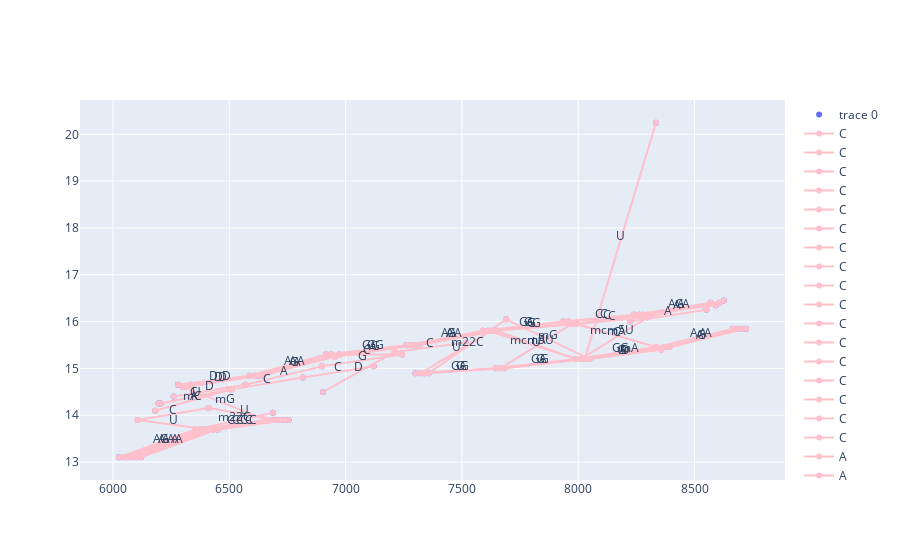
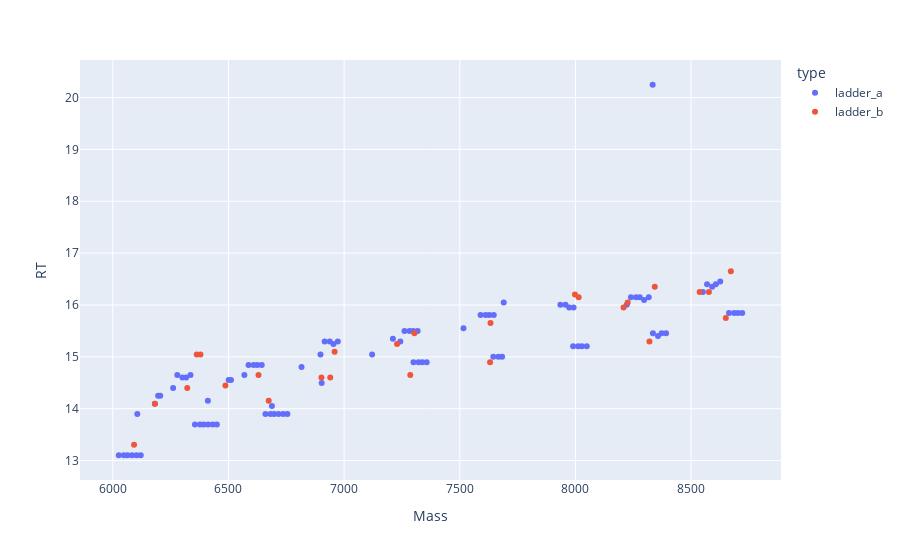

The notebook cell saved with these charts, in order:
### Code cell
# direct sequencing

df_top = df_src[(df_src.Mass>6000)&(df_src.Mass<8800)].sort_values('Vol', ascending=False).iloc[:100].copy()
# df_top = df_src.copy()
# plotly_zone(df_top4
df_salts = list()
for salt in [21.9819, 37.9558, 34.9694, 27.9949, 56.92]:
    df_salt = match_dfs(df_top, df_top, shift=salt)
#     df_top = df_top.drop(df_salt.index)
    df_salts.append(df_salt)
df_salts = pd.concat(df_salts)
# plotly_zones(df_top, df_salts)

bcr = base_calling_random(df_top)
plotly_basecalling(*bcr, annotate=False)
# groups = basecalling_groups(df_top)
# plotly_basecalling(*groups[0], annotate=False)

dfm1 = match_dfs(bcr[0], df_src, shift=-1*M)
dfm2 = match_dfs(bcr[0], df_src, shift=1*M)
# plotly_multi_zones([bcr[0], dfm1, dfm2])
plotly_zones(bcr[0], dfm1)

### Figure 1 — Plotly figure (JSON) as saved in the notebook; plotly's stock layout.template omitted (floating-point values rounded to 4 significant figures)
{"data": [{"mode": "markers", "type": "scatter", "x": [6660.0, 6355.0, 6587.0, 7261.0, 6916.0, 8240.0, 8664.0, 7300.0, 7645.0, 6279.0, 6026.0, 6393.0, 7990.0, 6698.0, 7590.0, 7935.0, 8335.0, 6412.0, 8569.0, 6717.0, 6083.0, 6064.0, 8702.0, 7338.0, 6682.0, 6625.0, 8334.0, 7683.0, 6377.0, 8278.0, 8721.0, 7299.0, 8028.0, 8373.0, 6644.0, 6317.0, 6954.0, 7318.0, 6569.0, 8607.0, 7628.0, 8297.0, 6609.0, 6816.0, 6973.0, 7973.0, 6511.0, 6737.0, 7283.0, 6336.0, 8686.0, 6048.0, 6261.0, 6432.0, 7667.0, 8222.0, 8392.0, 8262.0, 8012.0, 8626.0, 6938.0, 6755.0, 6196.0, 6182.0, 7322.0, 7992.0, 7647.0, 6301.0, 7357.0, 6205.0, 7243.0, 6450.0, 6121.0, 6106.0, 8357.0, 7612.0, 6103.0, 6903.0, 7690.0, 6501.0, 6688.0, 7957.0, 7121.0, 6898.0, 8049.0, 8551.0, 8591.0, 8317.0, 7516.0, 7211.0, 6411.0], "y": [13.9, 13.7, 14.84, 15.5, 15.3, 16.15, 15.85, 14.9, 15.0, 14.65, 13.1, 13.7, 15.2, 13.9, 15.8, 16.0, 15.46, 13.7, 16.4, 13.9, 13.1, 13.1, 15.85, 14.9, 13.9, 14.84, 20.25, 15.0, 13.7, 16.15, 15.85, 15.5, 15.2, 15.46, 14.84, 14.6, 15.25, 15.5, 14.65, 16.4, 15.8, 16.1, 14.84, 14.8, 15.3, 15.95, 14.55, 13.9, 15.5, 14.65, 15.85, 13.1, 14.4, 13.7, 15.0, 16.0, 15.46, 16.15, 15.2, 16.45, 15.3, 13.9, 14.25, 14.1, 14.9, 15.95, 15.8, 14.6, 14.9, 14.25, 15.3, 13.7, 13.1, 13.9, 15.4, 15.8, 13.1, 14.5, 16.05, 14.55, 14.05, 16.0, 15.04, 15.04, 15.2, 16.25, 16.35, 16.15, 15.55, 15.35, 14.15]}, {"line": {"color": "pink"}, "mode": "lines+markers", "name": "C", "type": "scatter", "x": [6660.0, 6355.0], "y": [13.9, 13.7]}, {"line": {"color": "pink"}, "mode": "lines+markers", "name": "C", "type": "scatter", "x": [8240.0, 7935.0], "y": [16.15, 16.0]}, {"line": {"color": "pink"}, "mode": "lines+markers", "name": "C", "type": "scatter", "x": [6393.0, 6698.0], "y": [13.7, 13.9]}, {"line": {"color": "pink"}, "mode": "lines+markers", "name": "C", "type": "scatter", "x": [6412.0, 6717.0], "y": [13.7, 13.9]}, {"line": {"color": "pink"}, "mode": "lines+markers", "name": "C", "type": "scatter", "x": [6682.0, 6377.0], "y": [13.9, 13.7]}, {"line": {"color": "pink"}, "mode": "lines+markers", "name": "C", "type": "scatter", "x": [8278.0, 7973.0], "y": [16.15, 15.95]}, {"line": {"color": "pink"}, "mode": "lines+markers", "name": "C", "type": "scatter", "x": [8297.0, 7992.0], "y": [16.1, 15.95]}, {"line": {"color": "pink"}, "mode": "lines+markers", "name": "C", "type": "scatter", "x": [6816.0, 6511.0], "y": [14.8, 14.55]}, {"line": {"color": "pink"}, "mode": "lines+markers", "name": "C", "type": "scatter", "x": [6737.0, 6432.0], "y": [13.9, 13.7]}, {"line": {"color": "pink"}, "mode": "lines+markers", "name": "C", "type": "scatter", "x": [8262.0, 7957.0], "y": [16.15, 16.0]}, {"line": {"color": "pink"}, "mode": "lines+markers", "name": "C", "type": "scatter", "x": [6755.0, 6450.0], "y": [13.9, 13.7]}, {"line": {"color": "pink"}, "mode": "lines+markers", "name": "C", "type": "scatter", "x": [6938.0, 7243.0], "y": [15.3, 15.3]}, {"line": {"color": "pink"}, "mode": "lines+markers", "name": "C", "type": "scatter", "x": [6196.0, 6501.0], "y": [14.25, 14.55]}, {"line": {"color": "pink"}, "mode": "lines+markers", "name": "C", "type": "scatter", "x": [6816.0, 7121.0], "y": [14.8, 15.04]}, {"line": {"color": "pink"}, "mode": "lines+markers", "name": "C", "type": "scatter", "x": [8012.0, 8317.0], "y": [15.2, 16.15]}, {"line": {"color": "pink"}, "mode": "lines+markers", "name": "C", "type": "scatter", "x": [7516.0, 7211.0], "y": [15.55, 15.35]}, {"line": {"color": "pink"}, "mode": "lines+markers", "name": "C", "type": "scatter", "x": [6106.0, 6411.0], "y": [13.9, 14.15]}, {"line": {"color": "pink"}, "mode": "lines+markers", "name": "A", "type": "scatter", "x": [6355.0, 6026.0], "y": [13.7, 13.1]}, {"line": {"color": "pink"}, "mode": "lines+markers", "name": "A", "type": "scatter", "x": [6587.0, 6916.0], "y": [14.84, 15.3]}, {"line": {"color": "pink"}, "mode": "lines+markers", "name": "A", "type": "scatter", "x": [8664.0, 8335.0], "y": [15.85, 15.46]}, {"line": {"color": "pink"}, "mode": "lines+markers", "name": "A", "type": "scatter", "x": [6393.0, 6064.0], "y": [13.7, 13.1]}, {"line": {"color": "pink"}, "mode": "lines+markers", "name": "A", "type": "scatter", "x": [7261.0, 7590.0], "y": [15.5, 15.8]}, {"line": {"color": "pink"}, "mode": "lines+markers", "name": "A", "type": "scatter", "x": [6412.0, 6083.0], "y": [13.7, 13.1]}, {"line": {"color": "pink"}, "mode": "lines+markers", "name": "A", "type": "scatter", "x": [8240.0, 8569.0], "y": [16.15, 16.4]}, {"line": {"color": "pink"}, "mode": "lines+markers", "name": "A", "type": "scatter", "x": [8702.0, 8373.0], "y": [15.85, 15.46]}, {"line": {"color": "pink"}, "mode": "lines+markers", "name": "A", "type": "scatter", "x": [6377.0, 6048.0], "y": [13.7, 13.1]}, {"line": {"color": "pink"}, "mode": "lines+markers", "name": "A", "type": "scatter", "x": [8721.0, 8392.0], "y": [15.85, 15.46]}, {"line": {"color": "pink"}, "mode": "lines+markers", "name": "A", "type": "scatter", "x": [6625.0, 6954.0], "y": [14.84, 15.25]}, {"line": {"color": "pink"}, "mode": "lines+markers", "name": "A", "type": "scatter", "x": [8278.0, 8607.0], "y": [16.15, 16.4]}, {"line": {"color": "pink"}, "mode": "lines+markers", "name": "A", "type": "scatter", "x": [7299.0, 7628.0], "y": [15.5, 15.8]}, {"line": {"color": "pink"}, "mode": "lines+markers", "name": "A", "type": "scatter", "x": [6644.0, 6973.0], "y": [14.84, 15.3]}, {"line": {"color": "pink"}, "mode": "lines+markers", "name": "A", "type": "scatter", "x": [6511.0, 6182.0], "y": [14.55, 14.1]}, {"line": {"color": "pink"}, "mode": "lines+markers", "name": "A", "type": "scatter", "x": [6954.0, 7283.0], "y": [15.25, 15.5]}, {"line": {"color": "pink"}, "mode": "lines+markers", "name": "A", "type": "scatter", "x": [8686.0, 8357.0], "y": [15.85, 15.4]}, {"line": {"color": "pink"}, "mode": "lines+markers", "name": "A", "type": "scatter", "x": [6432.0, 6103.0], "y": [13.7, 13.1]}, {"line": {"color": "pink"}, "mode": "lines+markers", "name": "A", "type": "scatter", "x": [7338.0, 7667.0], "y": [14.9, 15.0]}, {"line": {"color": "pink"}, "mode": "lines+markers", "name": "A", "type": "scatter", "x": [7683.0, 8012.0], "y": [15.0, 15.2]}, {"line": {"color": "pink"}, "mode": "lines+markers", "name": "A", "type": "scatter", "x": [8297.0, 8626.0], "y": [16.1, 16.45]}, {"line": {"color": "pink"}, "mode": "lines+markers", "name": "A", "type": "scatter", "x": [6609.0, 6938.0], "y": [14.84, 15.3]}, {"line": {"color": "pink"}, "mode": "lines+markers", "name": "A", "type": "scatter", "x": [7318.0, 7647.0], "y": [15.5, 15.8]}, {"line": {"color": "pink"}, "mode": "lines+markers", "name": "A", "type": "scatter", "x": [6450.0, 6121.0], "y": [13.7, 13.1]}, {"line": {"color": "pink"}, "mode": "lines+markers", "name": "A", "type": "scatter", "x": [8028.0, 8357.0], "y": [15.2, 15.4]}, {"line": {"color": "pink"}, "mode": "lines+markers", "name": "A", "type": "scatter", "x": [7283.0, 7612.0], "y": [15.5, 15.8]}, {"line": {"color": "pink"}, "mode": "lines+markers", "name": "A", "type": "scatter", "x": [7628.0, 7957.0], "y": [15.8, 16.0]}, {"line": {"color": "pink"}, "mode": "lines+markers", "name": "A", "type": "scatter", "x": [6569.0, 6898.0], "y": [14.65, 15.04]}, {"line": {"color": "pink"}, "mode": "lines+markers", "name": "A", "type": "scatter", "x": [8222.0, 8551.0], "y": [16.0, 16.25]}, {"line": {"color": "pink"}, "mode": "lines+markers", "name": "A", "type": "scatter", "x": [8262.0, 8591.0], "y": [16.15, 16.35]}, {"line": {"color": "pink"}, "mode": "lines+markers", "name": "G", "type": "scatter", "x": [7261.0, 6916.0], "y": [15.5, 15.3]}, {"line": {"color": "pink"}, "mode": "lines+markers", "name": "G", "type": "scatter", "x": [7300.0, 7645.0], "y": [14.9, 15.0]}, {"line": {"color": "pink"}, "mode": "lines+markers", "name": "G", "type": "scatter", "x": [6393.0, 6048.0], "y": [13.7, 13.1]}, {"line": {"color": "pink"}, "mode": "lines+markers", "name": "G", "type": "scatter", "x": [7645.0, 7990.0], "y": [15.0, 15.2]}, {"line": {"color": "pink"}, "mode": "lines+markers", "name": "G", "type": "scatter", "x": [7590.0, 7935.0], "y": [15.8, 16.0]}, {"line": {"color": "pink"}, "mode": "lines+markers", "name": "G", "type": "scatter", "x": [7990.0, 8335.0], "y": [15.2, 15.46]}, {"line": {"color": "pink"}, "mode": "lines+markers", "name": "G", "type": "scatter", "x": [8702.0, 8357.0], "y": [15.85, 15.4]}, {"line": {"color": "pink"}, "mode": "lines+markers", "name": "G", "type": "scatter", "x": [7338.0, 7683.0], "y": [14.9, 15.0]}, {"line": {"color": "pink"}, "mode": "lines+markers", "name": "G", "type": "scatter", "x": [7299.0, 6954.0], "y": [15.5, 15.25]}, {"line": {"color": "pink"}, "mode": "lines+markers", "name": "G", "type": "scatter", "x": [7683.0, 8028.0], "y": [15.0, 15.2]}, {"line": {"color": "pink"}, "mode": "lines+markers", "name": "G", "type": "scatter", "x": [8028.0, 8373.0], "y": [15.2, 15.46]}, {"line": {"color": "pink"}, "mode": "lines+markers", "name": "G", "type": "scatter", "x": [6954.0, 6609.0], "y": [15.25, 14.84]}, {"line": {"color": "pink"}, "mode": "lines+markers", "name": "G", "type": "scatter", "x": [7318.0, 6973.0], "y": [15.5, 15.3]}, {"line": {"color": "pink"}, "mode": "lines+markers", "name": "G", "type": "scatter", "x": [8607.0, 8262.0], "y": [16.4, 16.15]}, {"line": {"color": "pink"}, "mode": "lines+markers", "name": "G", "type": "scatter", "x": [7628.0, 7283.0], "y": [15.8, 15.5]}, {"line": {"color": "pink"}, "mode": "lines+markers", "name": "G", "type": "scatter", "x": [7628.0, 7973.0], "y": [15.8, 15.95]}, {"line": {"color": "pink"}, "mode": "lines+markers", "name": "G", "type": "scatter", "x": [7283.0, 6938.0], "y": [15.5, 15.3]}, {"line": {"color": "pink"}, "mode": "lines+markers", "name": "G", "type": "scatter", "x": [7667.0, 7322.0], "y": [15.0, 14.9]}, {"line": {"color": "pink"}, "mode": "lines+markers", "name": "G", "type": "scatter", "x": [7667.0, 8012.0], "y": [15.0, 15.2]}, {"line": {"color": "pink"}, "mode": "lines+markers", "name": "G", "type": "scatter", "x": [7992.0, 7647.0], "y": [15.95, 15.8]}, {"line": {"color": "pink"}, "mode": "lines+markers", "name": "G", "type": "scatter", "x": [7243.0, 6898.0], "y": [15.3, 15.04]}, {"line": {"color": "pink"}, "mode": "lines+markers", "name": "G", "type": "scatter", "x": [8012.0, 8357.0], "y": [15.2, 15.4]}, {"line": {"color": "pink"}, "mode": "lines+markers", "name": "G", "type": "scatter", "x": [7612.0, 7957.0], "y": [15.8, 16.0]}, {"line": {"color": "pink"}, "mode": "lines+markers", "name": "U", "type": "scatter", "x": [6412.0, 6106.0], "y": [13.7, 13.9]}, {"line": {"color": "pink"}, "mode": "lines+markers", "name": "U", "type": "scatter", "x": [6717.0, 6411.0], "y": [13.9, 14.15]}, {"line": {"color": "pink"}, "mode": "lines+markers", "name": "U", "type": "scatter", "x": [8334.0, 8028.0], "y": [20.25, 15.2]}, {"line": {"color": "pink"}, "mode": "lines+markers", "name": "U", "type": "scatter", "x": [7628.0, 7322.0], "y": [15.8, 14.9]}, {"line": {"color": "pink"}, "mode": "lines+markers", "name": "U", "type": "scatter", "x": [7973.0, 7667.0], "y": [15.95, 15.0]}, {"line": {"color": "pink"}, "mode": "lines+markers", "name": "U", "type": "scatter", "x": [6511.0, 6205.0], "y": [14.55, 14.25]}, {"line": {"color": "pink"}, "mode": "lines+markers", "name": "mG", "type": "scatter", "x": [6660.0, 6301.0], "y": [13.9, 14.6]}, {"line": {"color": "pink"}, "mode": "lines+markers", "name": "mG", "type": "scatter", "x": [7690.0, 8049.0], "y": [16.05, 15.2]}, {"line": {"color": "pink"}, "mode": "lines+markers", "name": "D", "type": "scatter", "x": [6587.0, 6279.0], "y": [14.84, 14.65]}, {"line": {"color": "pink"}, "mode": "lines+markers", "name": "D", "type": "scatter", "x": [6625.0, 6317.0], "y": [14.84, 14.6]}, {"line": {"color": "pink"}, "mode": "lines+markers", "name": "D", "type": "scatter", "x": [6644.0, 6336.0], "y": [14.84, 14.65]}, {"line": {"color": "pink"}, "mode": "lines+markers", "name": "D", "type": "scatter", "x": [6569.0, 6261.0], "y": [14.65, 14.4]}, {"line": {"color": "pink"}, "mode": "lines+markers", "name": "D", "type": "scatter", "x": [6609.0, 6301.0], "y": [14.84, 14.6]}, {"line": {"color": "pink"}, "mode": "lines+markers", "name": "D", "type": "scatter", "x": [8357.0, 8049.0], "y": [15.4, 15.2]}, {"line": {"color": "pink"}, "mode": "lines+markers", "name": "D", "type": "scatter", "x": [6903.0, 7211.0], "y": [14.5, 15.35]}, {"line": {"color": "pink"}, "mode": "lines+markers", "name": "mC", "type": "scatter", "x": [6182.0, 6501.0], "y": [14.1, 14.55]}, {"line": {"color": "pink"}, "mode": "lines+markers", "name": "mA", "type": "scatter", "x": [7990.0, 7647.0], "y": [15.2, 15.8]}, {"line": {"color": "pink"}, "mode": "lines+markers", "name": "mA", "type": "scatter", "x": [8335.0, 7992.0], "y": [15.46, 15.95]}, {"line": {"color": "pink"}, "mode": "lines+markers", "name": "mA", "type": "scatter", "x": [8392.0, 8049.0], "y": [15.46, 15.2]}, {"line": {"color": "pink"}, "mode": "lines+markers", "name": "m22C", "type": "scatter", "x": [7357.0, 7690.0], "y": [14.9, 16.05]}, {"line": {"color": "pink"}, "mode": "lines+markers", "name": "m22C", "type": "scatter", "x": [6355.0, 6688.0], "y": [13.7, 14.05]}, {"line": {"color": "pink"}, "mode": "lines+markers", "name": "mcm5U", "type": "scatter", "x": [7990.0, 7612.0], "y": [15.2, 15.8]}, {"line": {"color": "pink"}, "mode": "lines+markers", "name": "mcm5U", "type": "scatter", "x": [8335.0, 7957.0], "y": [15.46, 16.0]}], "layout": {"annotations": [{"arrowhead": 1, "showarrow": false, "text": "C", "x": 6507.0, "y": 13.8, "yshift": 5}, {"arrowhead": 1, "showarrow": false, "text": "C", "x": 8088.0, "y": 16.08, "yshift": 5}, {"arrowhead": 1, "showarrow": false, "text": "C", "x": 6545.0, "y": 13.8, "yshift": 5}, {"arrowhead": 1, "showarrow": false, "text": "C", "x": 6564.0, "y": 13.8, "yshift": 5}, {"arrowhead": 1, "showarrow": false, "text": "C", "x": 6529.0, "y": 13.8, "yshift": 5}, {"arrowhead": 1, "showarrow": false, "text": "C", "x": 8126.0, "y": 16.05, "yshift": 5}, {"arrowhead": 1, "showarrow": false, "text": "C", "x": 8145.0, "y": 16.02, "yshift": 5}, {"arrowhead": 1, "showarrow": false, "text": "C", "x": 6663.0, "y": 14.68, "yshift": 5}, {"arrowhead": 1, "showarrow": false, "text": "C", "x": 6584.0, "y": 13.8, "yshift": 5}, {"arrowhead": 1, "showarrow": false, "text": "C", "x": 8110.0, "y": 16.08, "yshift": 5}, {"arrowhead": 1, "showarrow": false, "text": "C", "x": 6602.0, "y": 13.8, "yshift": 5}, {"arrowhead": 1, "showarrow": false, "text": "C", "x": 7090.0, "y": 15.3, "yshift": 5}, {"arrowhead": 1, "showarrow": false, "text": "C", "x": 6348.0, "y": 14.4, "yshift": 5}, {"arrowhead": 1, "showarrow": false, "text": "C", "x": 6968.0, "y": 14.92, "yshift": 5}, {"arrowhead": 1, "showarrow": false, "text": "C", "x": 8165.0, "y": 15.68, "yshift": 5}, {"arrowhead": 1, "showarrow": false, "text": "C", "x": 7363.0, "y": 15.45, "yshift": 5}, {"arrowhead": 1, "showarrow": false, "text": "C", "x": 6258.0, "y": 14.03, "yshift": 5}, {"arrowhead": 1, "showarrow": false, "text": "A", "x": 6190.0, "y": 13.4, "yshift": 5}, {"arrowhead": 1, "showarrow": false, "text": "A", "x": 6751.0, "y": 15.07, "yshift": 5}, {"arrowhead": 1, "showarrow": false, "text": "A", "x": 8500.0, "y": 15.65, "yshift": 5}, {"arrowhead": 1, "showarrow": false, "text": "A", "x": 6228.0, "y": 13.4, "yshift": 5}, {"arrowhead": 1, "showarrow": false, "text": "A", "x": 7426.0, "y": 15.65, "yshift": 5}, {"arrowhead": 1, "showarrow": false, "text": "A", "x": 6247.0, "y": 13.4, "yshift": 5}, {"arrowhead": 1, "showarrow": false, "text": "A", "x": 8405.0, "y": 16.27, "yshift": 5}, {"arrowhead": 1, "showarrow": false, "text": "A", "x": 8538.0, "y": 15.65, "yshift": 5}, {"arrowhead": 1, "showarrow": false, "text": "A", "x": 6212.0, "y": 13.4, "yshift": 5}, {"arrowhead": 1, "showarrow": false, "text": "A", "x": 8557.0, "y": 15.65, "yshift": 5}, {"arrowhead": 1, "showarrow": false, "text": "A", "x": 6789.0, "y": 15.05, "yshift": 5}, {"arrowhead": 1, "showarrow": false, "text": "A", "x": 8443.0, "y": 16.27, "yshift": 5}, {"arrowhead": 1, "showarrow": false, "text": "A", "x": 7463.0, "y": 15.65, "yshift": 5}, {"arrowhead": 1, "showarrow": false, "text": "A", "x": 6808.0, "y": 15.07, "yshift": 5}, {"arrowhead": 1, "showarrow": false, "text": "A", "x": 6346.0, "y": 14.33, "yshift": 5}, {"arrowhead": 1, "showarrow": false, "text": "A", "x": 7118.0, "y": 15.37, "yshift": 5}, {"arrowhead": 1, "showarrow": false, "text": "A", "x": 8522.0, "y": 15.62, "yshift": 5}, {"arrowhead": 1, "showarrow": false, "text": "A", "x": 6267.0, "y": 13.4, "yshift": 5}, {"arrowhead": 1, "showarrow": false, "text": "A", "x": 7502.0, "y": 14.95, "yshift": 5}, {"arrowhead": 1, "showarrow": false, "text": "A", "x": 7848.0, "y": 15.1, "yshift": 5}, {"arrowhead": 1, "showarrow": false, "text": "A", "x": 8462.0, "y": 16.27, "yshift": 5}, {"arrowhead": 1, "showarrow": false, "text": "A", "x": 6773.0, "y": 15.07, "yshift": 5}, {"arrowhead": 1, "showarrow": false, "text": "A", "x": 7482.0, "y": 15.65, "yshift": 5}, {"arrowhead": 1, "showarrow": false, "text": "A", "x": 6285.0, "y": 13.4, "yshift": 5}, {"arrowhead": 1, "showarrow": false, "text": "A", "x": 8193.0, "y": 15.3, "yshift": 5}, {"arrowhead": 1, "showarrow": false, "text": "A", "x": 7447.0, "y": 15.65, "yshift": 5}, {"arrowhead": 1, "showarrow": false, "text": "A", "x": 7793.0, "y": 15.9, "yshift": 5}, {"arrowhead": 1, "showarrow": false, "text": "A", "x": 6733.0, "y": 14.85, "yshift": 5}, {"arrowhead": 1, "showarrow": false, "text": "A", "x": 8387.0, "y": 16.13, "yshift": 5}, {"arrowhead": 1, "showarrow": false, "text": "A", "x": 8427.0, "y": 16.25, "yshift": 5}, {"arrowhead": 1, "showarrow": false, "text": "G", "x": 7088.0, "y": 15.4, "yshift": 5}, {"arrowhead": 1, "showarrow": false, "text": "G", "x": 7473.0, "y": 14.95, "yshift": 5}, {"arrowhead": 1, "showarrow": false, "text": "G", "x": 6220.0, "y": 13.4, "yshift": 5}, {"arrowhead": 1, "showarrow": false, "text": "G", "x": 7818.0, "y": 15.1, "yshift": 5}, {"arrowhead": 1, "showarrow": false, "text": "G", "x": 7763.0, "y": 15.9, "yshift": 5}, {"arrowhead": 1, "showarrow": false, "text": "G", "x": 8163.0, "y": 15.33, "yshift": 5}, {"arrowhead": 1, "showarrow": false, "text": "G", "x": 8530.0, "y": 15.62, "yshift": 5}, {"arrowhead": 1, "showarrow": false, "text": "G", "x": 7510.0, "y": 14.95, "yshift": 5}, {"arrowhead": 1, "showarrow": false, "text": "G", "x": 7126.0, "y": 15.37, "yshift": 5}, {"arrowhead": 1, "showarrow": false, "text": "G", "x": 7856.0, "y": 15.1, "yshift": 5}, {"arrowhead": 1, "showarrow": false, "text": "G", "x": 8201.0, "y": 15.33, "yshift": 5}, {"arrowhead": 1, "showarrow": false, "text": "G", "x": 6781.0, "y": 15.05, "yshift": 5}, {"arrowhead": 1, "showarrow": false, "text": "G", "x": 7145.0, "y": 15.4, "yshift": 5}, {"arrowhead": 1, "showarrow": false, "text": "G", "x": 8435.0, "y": 16.27, "yshift": 5}, {"arrowhead": 1, "showarrow": false, "text": "G", "x": 7455.0, "y": 15.65, "yshift": 5}, {"arrowhead": 1, "showarrow": false, "text": "G", "x": 7801.0, "y": 15.88, "yshift": 5}, {"arrowhead": 1, "showarrow": false, "text": "G", "x": 7110.0, "y": 15.4, "yshift": 5}, {"arrowhead": 1, "showarrow": false, "text": "G", "x": 7495.0, "y": 14.95, "yshift": 5}, {"arrowhead": 1, "showarrow": false, "text": "G", "x": 7840.0, "y": 15.1, "yshift": 5}, {"arrowhead": 1, "showarrow": false, "text": "G", "x": 7819.0, "y": 15.88, "yshift": 5}, {"arrowhead": 1, "showarrow": false, "text": "G", "x": 7070.0, "y": 15.17, "yshift": 5}, {"arrowhead": 1, "showarrow": false, "text": "G", "x": 8185.0, "y": 15.3, "yshift": 5}, {"arrowhead": 1, "showarrow": false, "text": "G", "x": 7785.0, "y": 15.9, "yshift": 5}, {"arrowhead": 1, "showarrow": false, "text": "U", "x": 6259.0, "y": 13.8, "yshift": 5}, {"arrowhead": 1, "showarrow": false, "text": "U", "x": 6564.0, "y": 14.03, "yshift": 5}, {"arrowhead": 1, "showarrow": false, "text": "U", "x": 8181.0, "y": 17.73, "yshift": 5}, {"arrowhead": 1, "showarrow": false, "text": "U", "x": 7475.0, "y": 15.35, "yshift": 5}, {"arrowhead": 1, "showarrow": false, "text": "U", "x": 7820.0, "y": 15.48, "yshift": 5}, {"arrowhead": 1, "showarrow": false, "text": "U", "x": 6358.0, "y": 14.4, "yshift": 5}, {"arrowhead": 1, "showarrow": false, "text": "mG", "x": 6480.0, "y": 14.25, "yshift": 5}, {"arrowhead": 1, "showarrow": false, "text": "mG", "x": 7870.0, "y": 15.63, "yshift": 5}, {"arrowhead": 1, "showarrow": false, "text": "D", "x": 6433.0, "y": 14.75, "yshift": 5}, {"arrowhead": 1, "showarrow": false, "text": "D", "x": 6471.0, "y": 14.72, "yshift": 5}, {"arrowhead": 1, "showarrow": false, "text": "D", "x": 6490.0, "y": 14.75, "yshift": 5}, {"arrowhead": 1, "showarrow": false, "text": "D", "x": 6415.0, "y": 14.52, "yshift": 5}, {"arrowhead": 1, "showarrow": false, "text": "D", "x": 6455.0, "y": 14.72, "yshift": 5}, {"arrowhead": 1, "showarrow": false, "text": "D", "x": 8203.0, "y": 15.3, "yshift": 5}, {"arrowhead": 1, "showarrow": false, "text": "D", "x": 7057.0, "y": 14.92, "yshift": 5}, {"arrowhead": 1, "showarrow": false, "text": "mC", "x": 6341.0, "y": 14.33, "yshift": 5}, {"arrowhead": 1, "showarrow": false, "text": "mA", "x": 7819.0, "y": 15.5, "yshift": 5}, {"arrowhead": 1, "showarrow": false, "text": "mA", "x": 8164.0, "y": 15.7, "yshift": 5}, {"arrowhead": 1, "showarrow": false, "text": "mA", "x": 8221.0, "y": 15.33, "yshift": 5}, {"arrowhead": 1, "showarrow": false, "text": "m22C", "x": 7523.0, "y": 15.47, "yshift": 5}, {"arrowhead": 1, "showarrow": false, "text": "m22C", "x": 6521.0, "y": 13.87, "yshift": 5}, {"arrowhead": 1, "showarrow": false, "text": "mcm5U", "x": 7801.0, "y": 15.5, "yshift": 5}, {"arrowhead": 1, "showarrow": false, "text": "mcm5U", "x": 8146.0, "y": 15.73, "yshift": 5}]}}

### Figure 2 — Plotly figure (JSON) as saved in the notebook; plotly's stock layout.template omitted (floating-point values rounded to 4 significant figures)
{"data": [{"hovertemplate": "type=ladder_a<br>Mass=%{x}<br>RT=%{y}<extra></extra>", "legendgroup": "ladder_a", "marker": {"color": "#636efa", "symbol": "circle"}, "mode": "markers", "name": "ladder_a", "orientation": "v", "showlegend": true, "type": "scatter", "x": [6660.0, 6355.0, 6587.0, 7261.0, 6916.0, 8240.0, 8664.0, 7300.0, 7645.0, 6279.0, 6026.0, 6393.0, 7990.0, 6698.0, 7590.0, 7935.0, 8335.0, 6412.0, 8569.0, 6717.0, 6083.0, 6064.0, 8702.0, 7338.0, 6682.0, 6625.0, 8334.0, 7683.0, 6377.0, 8278.0, 8721.0, 7299.0, 8028.0, 8373.0, 6644.0, 6317.0, 6954.0, 7318.0, 6569.0, 8607.0, 7628.0, 8297.0, 6609.0, 6816.0, 6973.0, 7973.0, 6511.0, 6737.0, 7283.0, 6336.0, 8686.0, 6048.0, 6261.0, 6432.0, 7667.0, 8222.0, 8392.0, 8262.0, 8012.0, 8626.0, 6938.0, 6755.0, 6196.0, 6182.0, 7322.0, 7992.0, 7647.0, 6301.0, 7357.0, 6205.0, 7243.0, 6450.0, 6121.0, 6106.0, 8357.0, 7612.0, 6103.0, 6903.0, 7690.0, 6501.0, 6688.0, 7957.0, 7121.0, 6898.0, 8049.0, 8551.0, 8591.0, 8317.0, 7516.0, 7211.0, 6411.0], "xaxis": "x", "y": [13.9, 13.7, 14.84, 15.5, 15.3, 16.15, 15.85, 14.9, 15.0, 14.65, 13.1, 13.7, 15.2, 13.9, 15.8, 16.0, 15.46, 13.7, 16.4, 13.9, 13.1, 13.1, 15.85, 14.9, 13.9, 14.84, 20.25, 15.0, 13.7, 16.15, 15.85, 15.5, 15.2, 15.46, 14.84, 14.6, 15.25, 15.5, 14.65, 16.4, 15.8, 16.1, 14.84, 14.8, 15.3, 15.95, 14.55, 13.9, 15.5, 14.65, 15.85, 13.1, 14.4, 13.7, 15.0, 16.0, 15.46, 16.15, 15.2, 16.45, 15.3, 13.9, 14.25, 14.1, 14.9, 15.95, 15.8, 14.6, 14.9, 14.25, 15.3, 13.7, 13.1, 13.9, 15.4, 15.8, 13.1, 14.5, 16.05, 14.55, 14.05, 16.0, 15.04, 15.04, 15.2, 16.25, 16.35, 16.15, 15.55, 15.35, 14.15], "yaxis": "y"}, {"hovertemplate": "type=ladder_b<br>Mass=%{x}<br>RT=%{y}<extra></extra>", "legendgroup": "ladder_b", "marker": {"color": "#EF553B", "symbol": "circle"}, "mode": "markers", "name": "ladder_b", "orientation": "v", "showlegend": true, "type": "scatter", "x": [6182.0, 8672.0, 7998.0, 8343.0, 6674.0, 6902.0, 6363.0, 6487.0, 8650.0, 7286.0, 8226.0, 6940.0, 6092.0, 8014.0, 7304.0, 7631.0, 8208.0, 6959.0, 6379.0, 8537.0, 6630.0, 7229.0, 8577.0, 7633.0, 8320.0, 6322.0], "xaxis": "x", "y": [14.1, 16.65, 16.2, 16.35, 14.15, 14.6, 15.04, 14.45, 15.75, 14.65, 16.05, 14.6, 13.3, 16.15, 15.46, 14.9, 15.95, 15.1, 15.04, 16.25, 14.65, 15.25, 16.25, 15.65, 15.3, 14.4], "yaxis": "y"}], "layout": {"legend": {"title": {"text": "type"}, "tracegroupgap": 0}, "margin": {"t": 60}, "xaxis": {"anchor": "y", "domain": [0, 1], "title": {"text": "Mass"}}, "yaxis": {"anchor": "x", "domain": [0, 1], "title": {"text": "RT"}}}}
